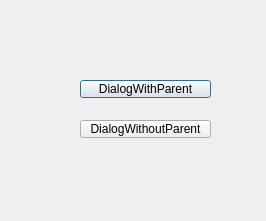
<?xml version="1.0" encoding="UTF-8"?>
<ui version="4.0">
 <class>Dialog</class>
 <widget class="QDialog" name="Dialog">
  <property name="geometry">
   <rect>
    <x>0</x>
    <y>0</y>
    <width>266</width>
    <height>221</height>
   </rect>
  </property>
  <property name="windowTitle">
   <string>Dialog</string>
  </property>
  <widget class="QPushButton" name="btnWithParent">
   <property name="geometry">
    <rect>
     <x>80</x>
     <y>80</y>
     <width>131</width>
     <height>18</height>
    </rect>
   </property>
   <property name="text">
    <string>DialogWithParent</string>
   </property>
  </widget>
  <widget class="QPushButton" name="btnWithoutParent">
   <property name="geometry">
    <rect>
     <x>80</x>
     <y>120</y>
     <width>131</width>
     <height>18</height>
    </rect>
   </property>
   <property name="text">
    <string>DialogWithoutParent</string>
   </property>
  </widget>
 </widget>
 <resources/>
 <connections/>
</ui>
